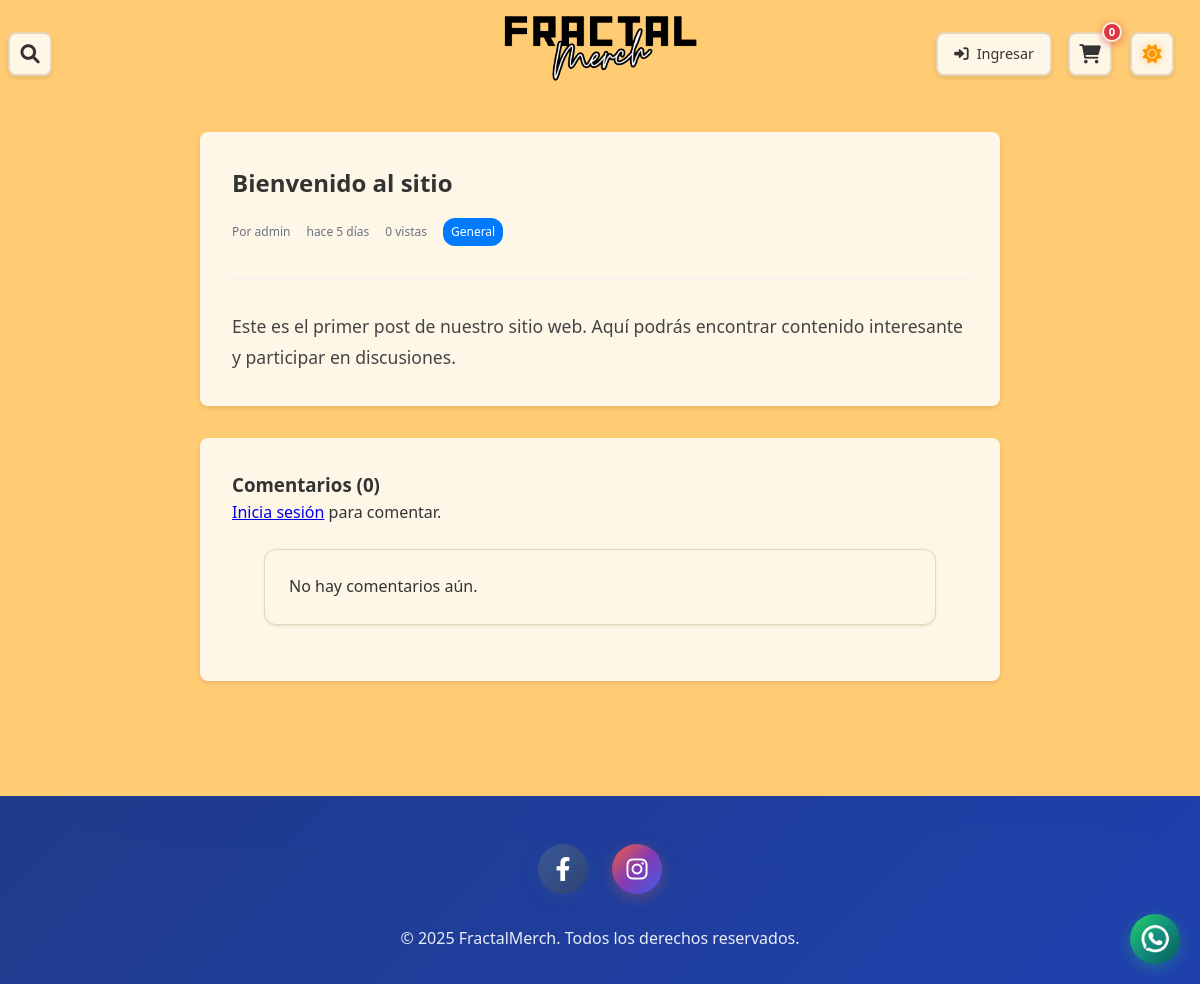
The page /post.php?id=1 on the database its author committed.
### tables this page shows
CREATE TABLE posts (
    id INT AUTO_INCREMENT PRIMARY KEY,
    title VARCHAR(200) NOT NULL,
    content TEXT NOT NULL,
    excerpt TEXT,
    user_id INT NOT NULL,
    category_id INT,
    status ENUM('draft', 'published', 'archived') DEFAULT 'draft',
    views INT DEFAULT 0,
    created_at TIMESTAMP DEFAULT CURRENT_TIMESTAMP,
    updated_at TIMESTAMP DEFAULT CURRENT_TIMESTAMP ON UPDATE CURRENT_TIMESTAMP,
    FOREIGN KEY (user_id) REFERENCES users(id) ON DELETE CASCADE,
    FOREIGN KEY (category_id) REFERENCES categories(id) ON DELETE SET NULL
);

CREATE TABLE users (
    id INT AUTO_INCREMENT PRIMARY KEY,
    username VARCHAR(50) UNIQUE NOT NULL,
    email VARCHAR(100) UNIQUE NOT NULL,
    password VARCHAR(255) NOT NULL,
    role ENUM('admin', 'moderator', 'user') DEFAULT 'user',
    avatar VARCHAR(255) DEFAULT NULL,
    bio TEXT DEFAULT NULL,
    created_at TIMESTAMP DEFAULT CURRENT_TIMESTAMP,
    updated_at TIMESTAMP DEFAULT CURRENT_TIMESTAMP ON UPDATE CURRENT_TIMESTAMP
);

CREATE TABLE categories (
    id INT AUTO_INCREMENT PRIMARY KEY,
    name VARCHAR(100) NOT NULL,
    description TEXT,
    created_at TIMESTAMP DEFAULT CURRENT_TIMESTAMP
);

### includes/functions.php (called while the page is built, shortened)
<?php
require_once __DIR__ . '/../config/database.php';
require_once __DIR__ . '/../config/config.php';
function get_post_by_id($id) {
    global $pdo;
    $stmt = $pdo->prepare("SELECT p.*, u.username, c.name as category_name
                          FROM posts p
                          JOIN users u ON p.user_id = u.id
                          LEFT JOIN categories c ON p.category_id = c.id
                          WHERE p.id = ?");
    $stmt->execute([$id]);
    return $stmt->fetch();
}
function get_comments_by_post($post_id) {
    global $pdo;
    $stmt = $pdo->prepare("SELECT c.*, u.username
                          FROM comments c
                          JOIN users u ON c.user_id = u.id
                          WHERE c.post_id = ? AND c.status = 'approved'
                          ORDER BY c.created_at ASC");
    $stmt->execute([$post_id]);
    return $stmt->fetchAll();
}
function time_ago($datetime) {
    $time = time() - strtotime($datetime);
    if ($time < 2629746) return 'hace ' . floor($time/86400) . ' días';
    return date('d/m/Y', strtotime($datetime));
}
?>

### config/config.php (called while the page is built, shortened)
<?php
function is_logged_in() {
    return isset($_SESSION['user_id']);
}
?>

### post.php (the view, shortened to what this page needs)
<?php
require_once 'includes/functions.php';
$post_id = isset($_GET['id']) ? (int)$_GET['id'] : 0;
$post = get_post_by_id($post_id);
$comments = get_comments_by_post($post_id);
include 'includes/header.php';
?>
<div class="post-container">
    <article class="post-full">
        <header class="post-header">
            <h1><?php echo $post['title']; ?></h1>
            <div class="post-meta">
                <span>Por <?php echo $post['username']; ?></span>
                <span><?php echo time_ago($post['created_at']); ?></span>
                <span><?php echo $post['views']; ?> vistas</span>
                <?php if ($post['category_name']): ?>
                    <span class="category-tag"><?php echo $post['category_name']; ?></span>
                <?php endif; ?>
            </div>
        </header>
        <div class="post-content">
            <?php echo nl2br($post['content']); ?>
        </div>
    </article>
    <section class="comments-section">
        <h3>Comentarios (<?php echo count($comments); ?>)</h3>
        <?php if (is_logged_in()): ?>
            <form method="POST" action="" class="comment-form">
                <div class="form-group">
                    <textarea name="content" placeholder="Escribe tu comentario..." required></textarea>
                </div>
                <button type="submit" class="btn btn-primary">Enviar Comentario</button>
            </form>
        <?php else: ?>
            <p><a href="login.php">Inicia sesión</a> para comentar.</p>
        <?php endif; ?>
        <div class="comments-list">
            <?php if (empty($comments)): ?>
                <p>No hay comentarios aún.</p>
            <?php endif; ?>
        </div>
    </section>
</div>
<?php include 'includes/footer.php'; ?>

### rows shown on the page
posts: title "Bienvenido al sitio", user.username "admin", created_at "hace 5 días", views "0", category.name "General", content "Este es el primer post de nuestro sitio web. Aquí podrás encontrar contenido interesante y participar en discusiones."

### other values the page prints
count($comments) "0"
SITE_NAME "FractalMerch"
